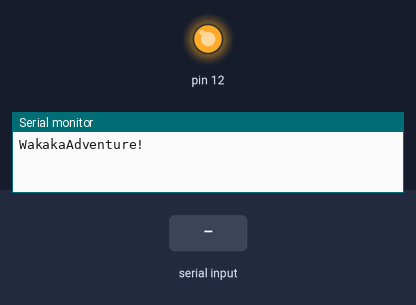
Simulated run of this sketch. Board: Arduino Uno, built with avr-gcc and run on an emulated ATmega328P. On the bench: output pins drawn as LEDs (lit = HIGH), the last lines printed to the serial monitor. Inputs (shaded band) come from the test bench.

Above: at 1.2 s.
1.3 s: "Pass\n" received over the second serial link
At 2.0 s:
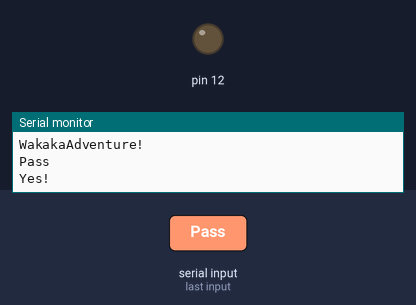
2.8 s: "1\n" received over the second serial link
Timing chart, 0 to 5.8 s (numbered marks = the images above; inputs shaded):
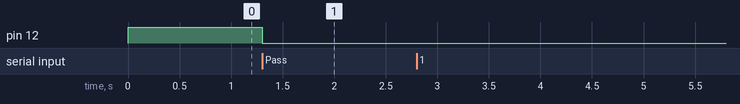

The sketch:

Bluetooth-Connector.ino
```cpp
/***********************************************************************
 * Author: iLYuSha Wakaka (哇咔咔逗比遊戲實驗室)
 * Date: 2019-03-21
 * 限流電阻：
 *  HC-05 RX ==> 1KΩ ==> Arduino TX
 *  HC-05 RX ==> 220Ω ==> GND
***********************************************************************/
#include <SoftwareSerial.h>

SoftwareSerial BTSerial(6, 7); // RX | TX
// Arduino RX <===> HC-05 TX
// Arduino TX <===> HC-05 RX

char val;
String msg, command;
void setup()
{
    Serial.begin(9600);
    BTSerial.begin(9600);
    pinMode(12,OUTPUT);
    digitalWrite(12, HIGH);
Serial.println("WakakaAdventure!");
}

void loop()
{
    // 若收到「序列埠監控視窗」的資料，則送到藍牙模組
    if (Serial.available()>0)
    {
        val = Serial.read();
        if(val != '\n')
            msg += val;
        else
        {
            BTSerial.println(msg); //必須使用println才能與Unity對接，因為設定換行結尾char(10)
            msg = "";
        }
    }

    // 若收到藍牙模組的資料，則送到「序列埠監控視窗」
    if (BTSerial.available())
    {
        val = BTSerial.read();
        if(val !=  '\n')
            msg += val;
        else
        {
            command = msg;
            Serial.println(msg);
            msg = "";
        }
    }

    if(command == "Pass")
    {
        digitalWrite(12, LOW);
        Serial.println("Yes!");
        BTSerial.println("OK! Feedback");
        command = "";
    }
}
```

Measured:
- after the input at 1.3 s, pin 12: HIGH → LOW at once
